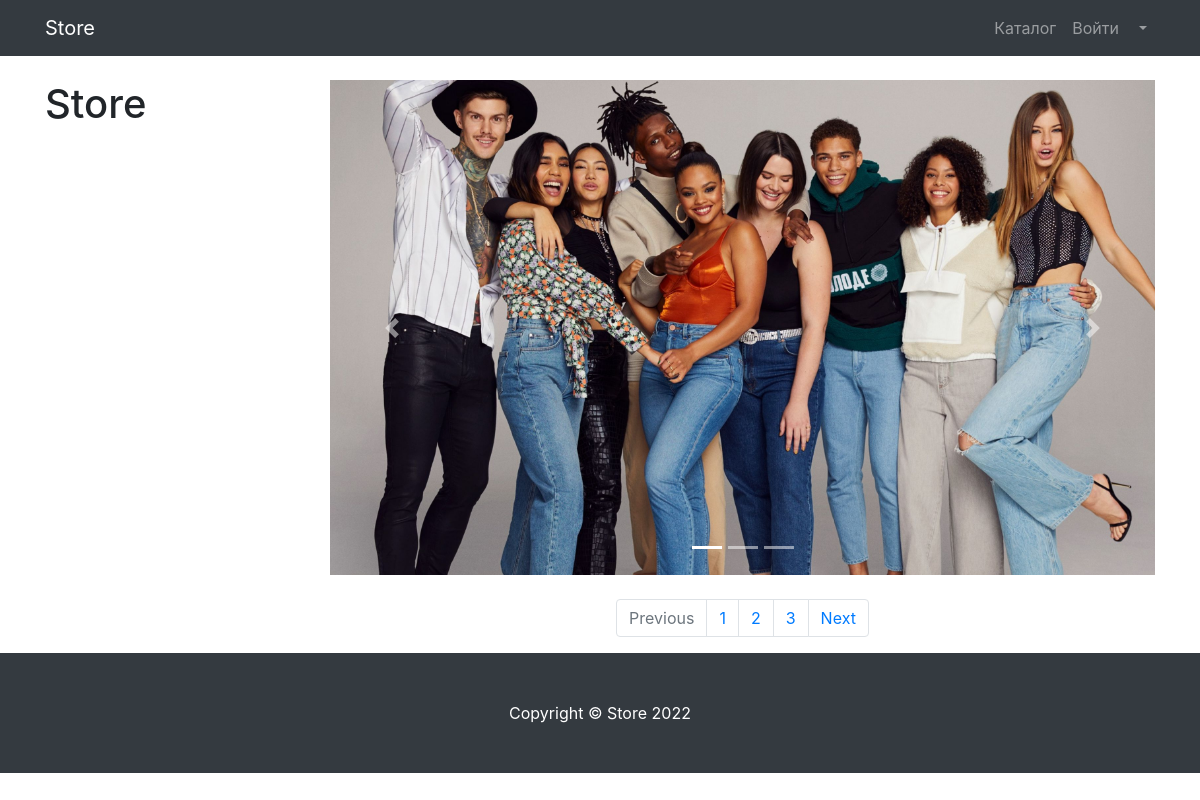
/products/, run on an earlier commit of the app's database.
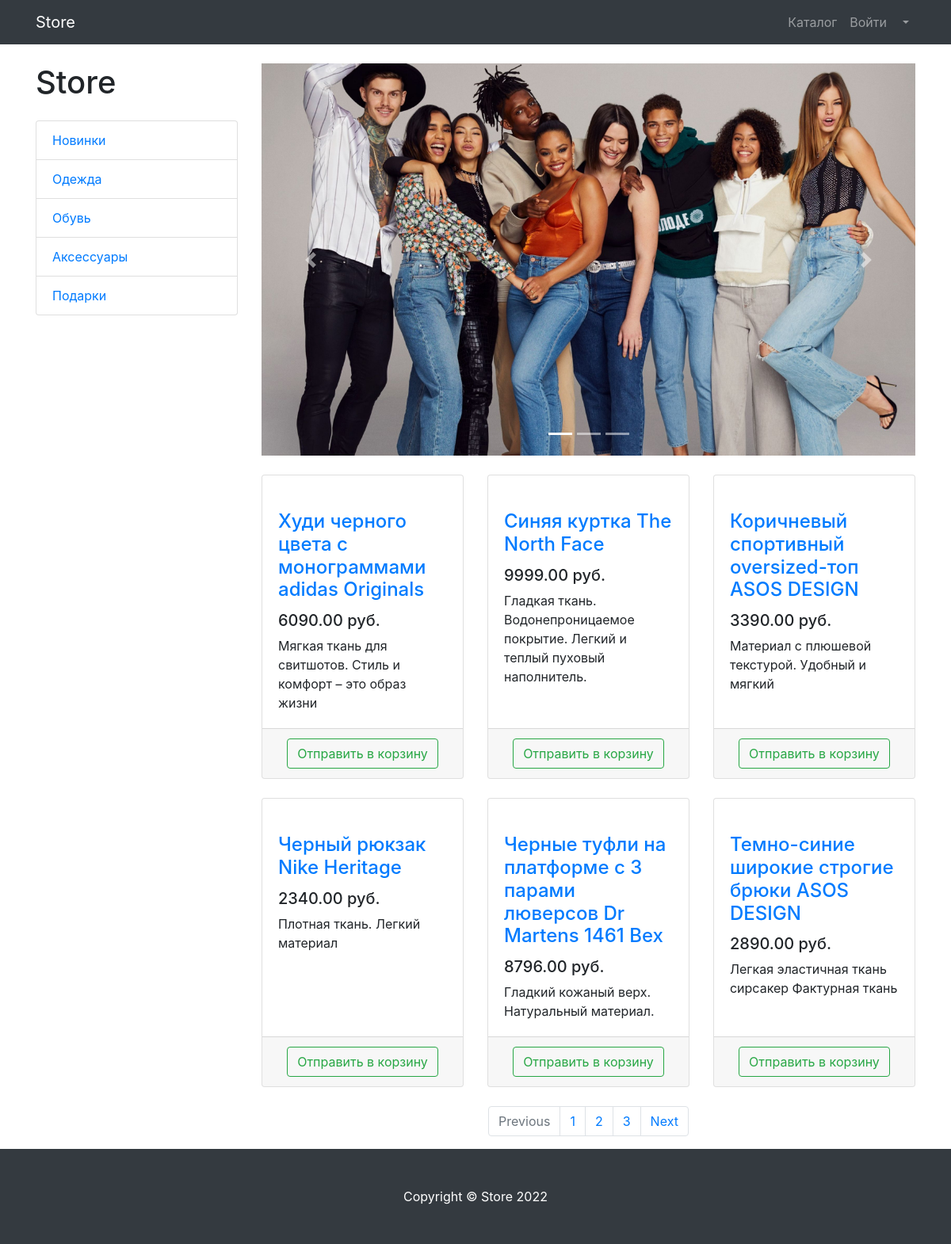
And on a later commit of the database.
### products/models.py (models this page shows, shortened)
class ProductCategory(models.Model):
    name = models.CharField(max_length=128, unique=True)
    description = models.TextField(null=True, blank=True)

class Product(models.Model):
    name = models.CharField(max_length=256)
    description = models.TextField()
    price = models.DecimalField(max_digits=6, decimal_places=2)
    quantity = models.PositiveIntegerField(default=0)
    image = models.ImageField(upload_to='product_images')
    category = models.ForeignKey(to=ProductCategory, on_delete=models.PROTECT)

### products/views.py (the view)
# urls.py: path('products/', products, name='products'),
def products(request):
    context = {
        'title': 'Products',
        'products': Product.objects.all(),
        'categories': ProductCategory.objects.all()
    }
    return render(request, "products/products.html", context)

### products/templates/products/products.html (shortened to what this page needs)
{%  extends "products/base.html" %}
{% load static %}
{% block css %}
     <link href="/static/vendor/css/products.css" rel="stylesheet">
{% endblock %}
{% block content %}
    <div class="container">
    <div class="row">
        <div class="col-lg-3">
            <h1 class="my-4">Store</h1>
            <div class="list-group">
                {% for category in categories %}
                    <a href="#" class="list-group-item">{{ category.name }}</a>
                {% endfor %}
            </div>
        </div>
        <div class="col-lg-9">
            <div id="carouselExampleIndicators" class="carousel slide my-4" data-ride="carousel">
                <ol class="carousel-indicators">
                    <li data-target="#carouselExampleIndicators" data-slide-to="0" class="active"></li>
                    <li data-target="#carouselExampleIndicators" data-slide-to="1"></li>
                    <li data-target="#carouselExampleIndicators" data-slide-to="2"></li>
                </ol>
                <div class="carousel-inner" role="listbox">
                    <div class="carousel-item active">
                        <img class="d-block img-fluid" src="/static/vendor/img/slides/slide-1.jpg" alt="First slide">
                    </div>
                </div>
                <a class="carousel-control-prev" href="#carouselExampleIndicators" role="button" data-slide="prev">
                    <span class="carousel-control-prev-icon" aria-hidden="true"></span>
                </a>
                <a class="carousel-control-next" href="#carouselExampleIndicators" role="button" data-slide="next">
                    <span class="carousel-control-next-icon" aria-hidden="true"></span>
                </a>
            </div>
            <div class="row">
                {% for product in products %}
                    <div class="col-lg-4 col-md-6 mb-4">
                    <div class="card h-100">
                        <a href="#">
                        </a>
                        <div class="card-body">
                            <h4 class="card-title">
                                <a href="#">{{ product.name }}</a>
                            </h4>
                            <h5>{{ product.price}} руб.</h5>
                            <p class="card-text">{{ product.description}}</p>
                        </div>
                        <div class="card-footer text-center">
                            <button type="button" class="btn btn-outline-success">Отправить в корзину</button>
                        </div>
                    </div>
                </div>
                {% endfor %}
            </div>
            <nav aria-label="Page navigation example">
                <ul class="pagination justify-content-center">
                    <li class="page-item disabled">
                        <a class="page-link" href="#" tabindex="-1" aria-disabled="true">Previous</a>
                    </li>
                    <li class="page-item"><a class="page-link" href="#">1</a></li>
                    <li class="page-item"><a class="page-link" href="#">2</a></li>
                    <li class="page-item"><a class="page-link" href="#">3</a></li>
                    <li class="page-item">
                        <a class="page-link" href="#">Next</a>
                    </li>
                </ul>
            </nav>
        </div>
    </div>
</div>
{% endblock %}
{% block footer %}
    <footer class="py-5 bg-dark">
    <div class="container">
        <p class="m-0 text-center text-white">Copyright &copy; Store 2022</p>
    </div>
</footer>
{% endblock %}

### products/templates/products/base.html (shortened to what this page needs)
{% load static %}
<!DOCTYPE html>
<html lang="en">
<head>
    <link href="{% static 'vendor/bootstrap/css/bootstrap.min.css' %}" rel="stylesheet">
    {% block css %} {% endblock %}
</head>
<body>
<nav class="navbar navbar-expand-lg navbar-dark bg-dark fixed-top">
    <div class="container">
        <a class="navbar-brand" href="{% url "index" %}">Store</a>
        <div class="collapse navbar-collapse" id="navbarResponsive">
            <ul class="navbar-nav ml-auto">
                <li class="nav-item">
                    <a class="nav-link" href= "{% url 'products' %}">Каталог  </a>
                </li>
                <li class="nav-item">
                    <a class="nav-link" href="login.html">Войти </a>
                </li>
                <li class="nav-item dropdown">
                    <a class="nav-link dropdown-toggle" href="#" id="navbarDropdown" role="button"
                       data-bs-toggle="dropdown" aria-expanded="false">
                    </a>
                </li>
            </ul>
        </div>
    </div>
</nav>
{% block content %} {% endblock %}
{% block footer %} {% endblock %}
</body>
</html>

What changed in the data, as far as the page shows it:
added ProductCategory: name "Новинки"
added ProductCategory: name "Одежда"
added ProductCategory: name "Обувь"
added ProductCategory: name "Аксессуары"
added ProductCategory: name "Подарки"
added Product: name "Худи черного цвета с монограммами adidas Originals", price "6090.00", description "Мягкая ткань для свитшотов. Стиль и комфорт – это образ жизни"
added Product: name "Синяя куртка The North Face", price "9999.00", description "Гладкая ткань. Водонепроницаемое покрытие. Легкий и теплый пуховый наполнитель."
added Product: name "Коричневый спортивный oversized-топ ASOS DESIGN", price "3390.00", description "Материал с плюшевой текстурой. Удобный и мягкий"
added Product: name "Черный рюкзак Nike Heritage", price "2340.00", description "Плотная ткань. Легкий материал"
added Product: name "Черные туфли на платформе с 3 парами люверсов Dr Martens 1461 Bex", price "8796.00", description "Гладкий кожаный верх. Натуральный материал."
added Product: name "Темно-синие широкие строгие брюки ASOS DESIGN", price "2890.00", description "Легкая эластичная ткань сирсакер Фактурная ткань"
